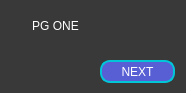
<?xml version="1.0" encoding="UTF-8"?>
<ui version="4.0">
 <class>MainWindow</class>
 <widget class="QMainWindow" name="MainWindow">
  <property name="geometry">
   <rect>
    <x>0</x>
    <y>0</y>
    <width>186</width>
    <height>93</height>
   </rect>
  </property>
  <property name="windowTitle">
   <string>MainWindow</string>
  </property>
  <property name="styleSheet">
   <string notr="true">QWidget{
	background: rgb(57, 57, 57);
	color: white;
}

QPushButton {
	background: rgb(88, 94, 211);
	border: 2px solid rgb(0, 198, 216);
	border-radius: 10px;

}

QPushButton:pressed{
	background:rgb(0, 8, 129);
	border: 2px solid rgb(12, 218, 211);
	border-radius: 10px;
}</string>
  </property>
  <widget class="QWidget" name="centralwidget">
   <widget class="QLabel" name="lbl_pageName">
    <property name="geometry">
     <rect>
      <x>10</x>
      <y>10</y>
      <width>91</width>
      <height>31</height>
     </rect>
    </property>
    <property name="text">
     <string>PG ONE</string>
    </property>
    <property name="alignment">
     <set>Qt::AlignCenter</set>
    </property>
   </widget>
   <widget class="QPushButton" name="btn_next">
    <property name="geometry">
     <rect>
      <x>100</x>
      <y>60</y>
      <width>75</width>
      <height>23</height>
     </rect>
    </property>
    <property name="text">
     <string>NEXT</string>
    </property>
   </widget>
  </widget>
 </widget>
 <resources/>
 <connections/>
</ui>
